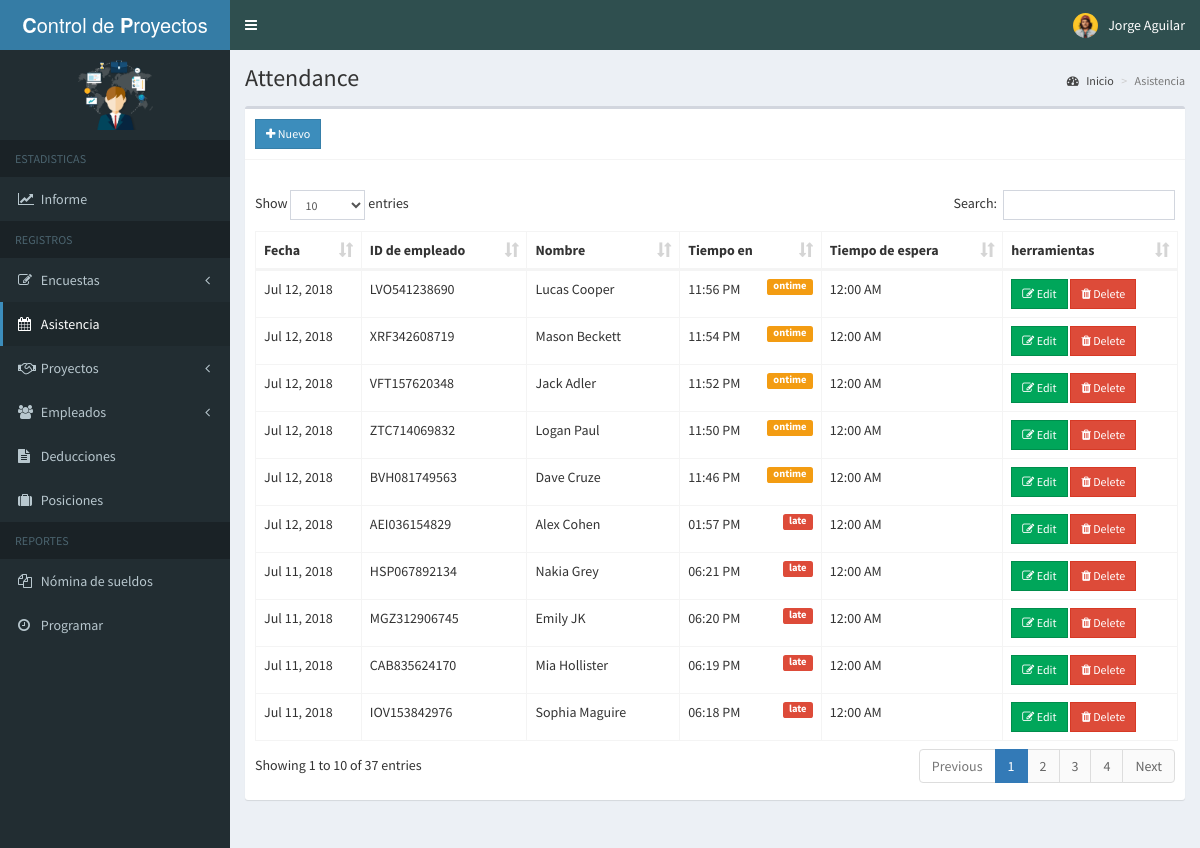
Page /sistema/admin/attendance.php (signed in) on the committed database.
### tables this page shows
CREATE TABLE IF NOT EXISTS `attendance` (
  `id` int(11) NOT NULL AUTO_INCREMENT,
  `employee_id` int(11) NOT NULL,
  `date` date NOT NULL,
  `time_in` time NOT NULL,
  `status` int(1) NOT NULL,
  `time_out` time NOT NULL,
  `num_hr` double NOT NULL,
  PRIMARY KEY (`id`)
);

CREATE TABLE IF NOT EXISTS `employees` (
  `id` int(11) NOT NULL AUTO_INCREMENT,
  `employee_id` varchar(15) NOT NULL,
  `firstname` varchar(50) NOT NULL,
  `lastname` varchar(50) NOT NULL,
  `address` text NOT NULL,
  `birthdate` date NOT NULL,
  `contact_info` varchar(100) NOT NULL,
  `gender` varchar(10) NOT NULL,
  `position_id` int(11) NOT NULL,
  `schedule_id` int(11) NOT NULL,
  `photo` varchar(200) NOT NULL,
  `created_on` date NOT NULL,
  PRIMARY KEY (`id`)
);

### sistema/admin/includes/session.php (called while the page is built, shortened)
<?php
	include 'includes/conn.php';
	$sql = "SELECT * FROM admin WHERE id = '".$_SESSION['admin']."'";
	$query = $conn->query($sql);
	$user = $query->fetch_assoc();
?>

### sistema/admin/attendance.php (the view, shortened to what this page needs)
<?php include 'includes/session.php'; ?>
<?php include 'includes/header.php'; ?>
<body class="hold-transition skin-blue sidebar-mini">
<div class="wrapper">
  <?php include 'includes/navbar.php'; ?>
  <?php include 'includes/menubar.php'; ?>
  <div class="content-wrapper">
    <section class="content-header">
      <h1>
        Attendance
      </h1>
      <ol class="breadcrumb">
        <li><a href="#"><i class="fa fa-dashboard"></i> Inicio</a></li>
        <li class="active">Asistencia</li>
      </ol>
    </section>
    <section class="content">
      <div class="row">
        <div class="col-xs-12">
          <div class="box">
            <div class="box-header with-border">
              <a href="#addnew" data-toggle="modal" class="btn btn-primary btn-sm btn-flat"><i class="fa fa-plus"></i> Nuevo</a>
            </div>
            <div class="box-body">
              <table id="example1" class="table table-bordered">
                <thead>
                   <th> Fecha </th>
                   <th> ID de empleado </th>
                   <th> Nombre </th>
                   <th> Tiempo en </th>
                   <th> Tiempo de espera </th>
                   <th> herramientas </th>
                </thead>
                <tbody>
                  <?php
                    $sql = "SELECT *, employees.employee_id AS empid, attendance.id AS attid FROM attendance LEFT JOIN employees ON employees.id=attendance.employee_id ORDER BY attendance.date DESC, attendance.time_in DESC";
                    $query = $conn->query($sql);
                    while($row = $query->fetch_assoc()){
                      $status = ($row['status'])?'<span class="label label-warning pull-right">ontime</span>':'<span class="label label-danger pull-right">late</span>';
                      echo "
                        <tr>
                          <td class='hidden'></td>
                          <td>".date('M d, Y', strtotime($row['date']))."</td>
                          <td>".$row['empid']."</td>
                          <td>".$row['firstname'].' '.$row['lastname']."</td>
                          <td>".date('h:i A', strtotime($row['time_in'])).$status."</td>
                          <td>".date('h:i A', strtotime($row['time_out']))."</td>
                          <td>
                            <button class='btn btn-success btn-sm btn-flat edit' data-id='".$row['attid']."'><i class='fa fa-edit'></i> Edit</button>
                            <button class='btn btn-danger btn-sm btn-flat delete' data-id='".$row['attid']."'><i class='fa fa-trash'></i> Delete</button>
                          </td>
                        </tr>
                      ";
                    }
                  ?>
                </tbody>
              </table>
            </div>
          </div>
        </div>
      </div>
    </section>
  </div>
</div>
</body>
</html>

### sistema/admin/includes/navbar.php (shortened to what this page needs)
<header class="main-header">
    <a href="home.php" class="logo">
      <span class="logo-lg"><b>C</b>ontrol de <b>P</b>royectos</span>
    </a>
    <nav class="navbar navbar-static-top">
      <a href="#" class="sidebar-toggle" data-toggle="push-menu" role="button">
      </a>
      <div class="navbar-custom-menu">
        <ul class="nav navbar-nav">
          <li class="dropdown user user-menu">
            <a href="#" class="dropdown-toggle" data-toggle="dropdown">
              <img src="<?php echo (!empty($user['photo'])) ? '../images/'.$user['photo'] : '../images/profile.jpg'; ?>" class="user-image" alt="User Image">
              <span class="hidden-xs"><?php echo $user['firstname'].' '.$user['lastname']; ?></span>
            </a>
          </li>
        </ul>
      </div>
    </nav>
  </header>

### rows in the picture
attendance: date "Jul 12, 2018", employee.employee_id "LVO541238690", employee.firstname "Lucas", employee.lastname "Cooper", time_in "11:56 PM", status "ontime", time_out "12:00 AM"
attendance: date "Jul 12, 2018", employee.employee_id "XRF342608719", employee.firstname "Mason", employee.lastname "Beckett", time_in "11:54 PM", status "ontime", time_out "12:00 AM"
attendance: date "Jul 12, 2018", employee.employee_id "VFT157620348", employee.firstname "Jack", employee.lastname "Adler", time_in "11:52 PM", status "ontime", time_out "12:00 AM"
attendance: date "Jul 12, 2018", employee.employee_id "ZTC714069832", employee.firstname "Logan", employee.lastname "Paul", time_in "11:50 PM", status "ontime", time_out "12:00 AM"
attendance: date "Jul 12, 2018", employee.employee_id "BVH081749563", employee.firstname "Dave", employee.lastname "Cruze", time_in "11:46 PM", status "ontime", time_out "12:00 AM"
attendance: date "Jul 12, 2018", employee.employee_id "AEI036154829", employee.firstname "Alex", employee.lastname "Cohen", time_in "01:57 PM", status "late", time_out "12:00 AM"
attendance: date "Jul 11, 2018", employee.employee_id "HSP067892134", employee.firstname "Nakia", employee.lastname "Grey", time_in "06:21 PM", status "late", time_out "12:00 AM"
attendance: date "Jul 11, 2018", employee.employee_id "MGZ312906745", employee.firstname "Emily", employee.lastname "JK", time_in "06:20 PM", status "late", time_out "12:00 AM"
attendance: date "Jul 11, 2018", employee.employee_id "CAB835624170", employee.firstname "Mia", employee.lastname "Hollister", time_in "06:19 PM", status "late", time_out "12:00 AM"
attendance: date "Jul 11, 2018", employee.employee_id "IOV153842976", employee.firstname "Sophia", employee.lastname "Maguire", time_in "06:18 PM", status "late", time_out "12:00 AM"

### other values in the picture
$user['firstname'] "Jorge"
$user['lastname'] "Aguilar"
